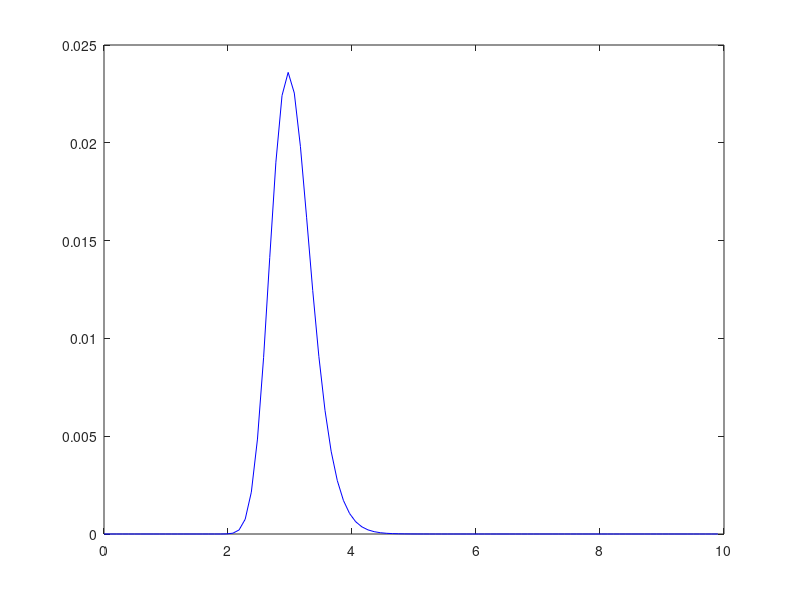

The MATLAB script that drew this image:

rhoz_vec_SW = [...
0.000000000000000000e+00
0.000000000000000000e+00
0.000000000000000000e+00
0.000000000000000000e+00
0.000000000000000000e+00
0.000000000000000000e+00
0.000000000000000000e+00
0.000000000000000000e+00
0.000000000000000000e+00
0.000000000000000000e+00
0.000000000000000000e+00
0.000000000000000000e+00
0.000000000000000000e+00
0.000000000000000000e+00
0.000000000000000000e+00
0.000000000000000000e+00
0.000000000000000000e+00
1.011814635851851675e-10
4.128471760367408291e-09
7.448128137870253187e-08
7.920705902002378947e-07
5.563822488812968922e-06
2.732398839021687607e-05
1.000737439805924397e-04
2.837166044225406555e-04
6.437558437970892534e-04
1.198023499802717325e-03
1.874778394785553545e-03
2.521219083608743951e-03
2.973122205439632237e-03
3.130194043487037961e-03
2.989899126311043077e-03
2.626597197272073723e-03
2.148128656379259122e-03
1.651758362343480006e-03
1.204520837869963237e-03
8.388489736125109278e-04
5.614482722982604189e-04
3.630965980429333526e-04
2.279380685951419214e-04
1.393257478674686490e-04
8.326143113921013615e-05
4.875921236857503520e-05
2.805083447316224579e-05
1.586801828941719264e-05
8.877074688633341542e-06
4.902025925459936935e-06
2.684525610722800559e-06
1.464636651814378126e-06
7.939376514064488952e-07
4.273634340389718265e-07
2.282622781692000842e-07
1.230368483923913974e-07
6.904125353663562654e-08
3.728362554496741375e-08
2.152001001625628281e-08
1.374636359570221396e-08
8.970839338582226459e-09
5.984690984085927045e-09
4.500081445487408070e-09
3.106807211499258788e-09
2.632994936731852523e-09
1.885741747317037081e-09
1.766738463597037087e-09
1.514578804134814685e-09
1.405688223093333370e-09
9.997770002237036659e-10
9.397708958992591752e-10
9.231259972355554267e-10
7.257588859837037403e-10
6.265295731244444499e-10
5.271622954488889516e-10
3.842892785481481725e-10
2.640818554577777507e-10
2.644225434118518093e-10
1.824810248696296049e-10
2.559231804088889029e-10
1.992000679096296213e-10
1.723073173466666574e-10
1.289029396592592637e-10
7.865195710962961338e-11
6.097467095851851968e-11
1.971296622962963094e-11
0.000000000000000000e+00
0.000000000000000000e+00
0.000000000000000000e+00
0.000000000000000000e+00
0.000000000000000000e+00
0.000000000000000000e+00
0.000000000000000000e+00
0.000000000000000000e+00
0.000000000000000000e+00
0.000000000000000000e+00
0.000000000000000000e+00
0.000000000000000000e+00
0.000000000000000000e+00
0.000000000000000000e+00
0.000000000000000000e+00
0.000000000000000000e+00
0.000000000000000000e+00
0.000000000000000000e+00];

z_vec_SW = [0 : length(rhoz_vec_SW)-1]*9.900990e-02;

figure(1); plot(z_vec_SW,rhoz_vec_SW*0.0236/max(rhoz_vec_SW),'b')
